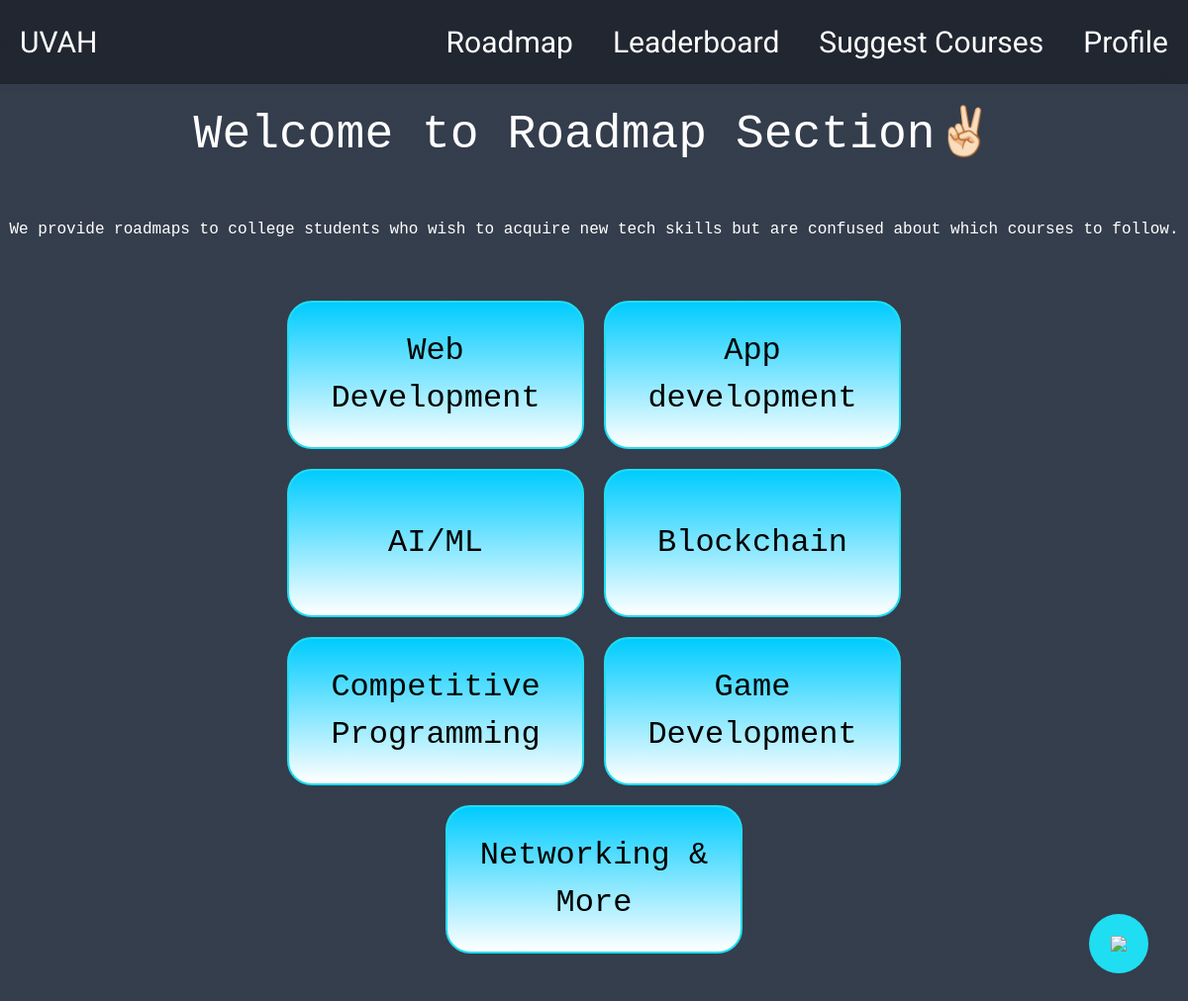
The page /roadmap/ (signed in) on the database its author committed.
### base/models.py (models this page shows)
class Domain(models.Model):
    domain_name = models.CharField(max_length=200)
    domain_description = models.TextField(null=True)
    domain_link = models.CharField(max_length=200)

### base/views.py (the view)
# urls.py: path('roadmap/', views.roadmap, name='roadmap'),
def roadmap(request):
    domains = Domain.objects.all()
    context = {"domains": domains}
    return render(request, 'base/roadmap.html', context)

### base/templates/base/roadmap.html (shortened to what this page needs)
<!DOCTYPE html>
{% load static %}
<html lang="en">
<head>
    <link rel="stylesheet" href="{% static 'styles/navbar.css' %}">
    <link rel="stylesheet" href="{% static 'styles/home.css' %}" />
    <script src="https://cdn.tailwindcss.com"></script>
</head>
<body>
    {% include 'base/navbar.html' %}
    <div id="header">
        <h2>Welcome to Roadmap Section✌🏻</h2>
        <p>
            We provide roadmaps to college students who wish to acquire new tech skills but are confused about which courses to follow.
        </p>
    </div>
    <div id="main">
        <div class="buttons">
            {% for domain in domains %}
                <a href="/roadmap/{{domain.domain_link}}" class="btn">{{domain.domain_name}}</a>
            {% endfor %}
        </div>
    </div>
    <a href="#" class="float">
        <img class="discord" src="https://img.icons8.com/ios-glyphs/30/ffffff/discord-logo.png"/>
    </a>
</body>
</html>

### base/static/styles/navbar.css (style rules this page uses)
* { padding:0; margin:0; }

### base/static/styles/home.css (style rules this page uses)
body { margin: 0; padding: 0; background:linear-gradient( rgba(2, 13, 32,0.8), rgba(2, 13, 32,0.8) ), url('https://images.pexels.com/photos/315191/pexels-photo-315191.jpeg?auto=compress&cs=tinysrgb&w=1600'); background-size: cover; }
p { padding-top: 6vh; }
#main a { text-decoration: none; }
.buttons { width: 70%; margin: 50px auto; display: flex; flex-wrap: wrap; justify-content: center; align-items: center; }
.btn { display: flex; justify-content: center; align-items: center; width: 300px; height: 150px; font-family: "Lucida Console", Monaco, monospace; font-size: 200%; background-image: linear-gradient(180deg, rgb(0, 204, 255), white); border-radius: 25px; color: black; padding: 1% 2%; text-align: center; margin: 10px; border: 2px solid rgb(31, 222, 242, 1); transition: all 0.2s; }
#header { margin: 1% 0; padding: 0%; text-align: center; color: white; font-family: "Lucida Console", Monaco, monospace; }
#header h2 { font-size: 300%; margin-top: 100px; }
.float { display: flex; align-items: center; justify-content: center; margin: auto; position:fixed; padding: 5px; width:60px; height:60px; bottom:40px; right:40px; background-color:#1fdef2; color:#FFF; border-radius:50px; }

### rows shown on the page
Domain: domain_name "Web Development"
Domain: domain_name "App development"
Domain: domain_name "AI/ML"
Domain: domain_name "Blockchain"
Domain: domain_name "Competitive Programming"
Domain: domain_name "Game Development"
Domain: domain_name "Networking & More"
